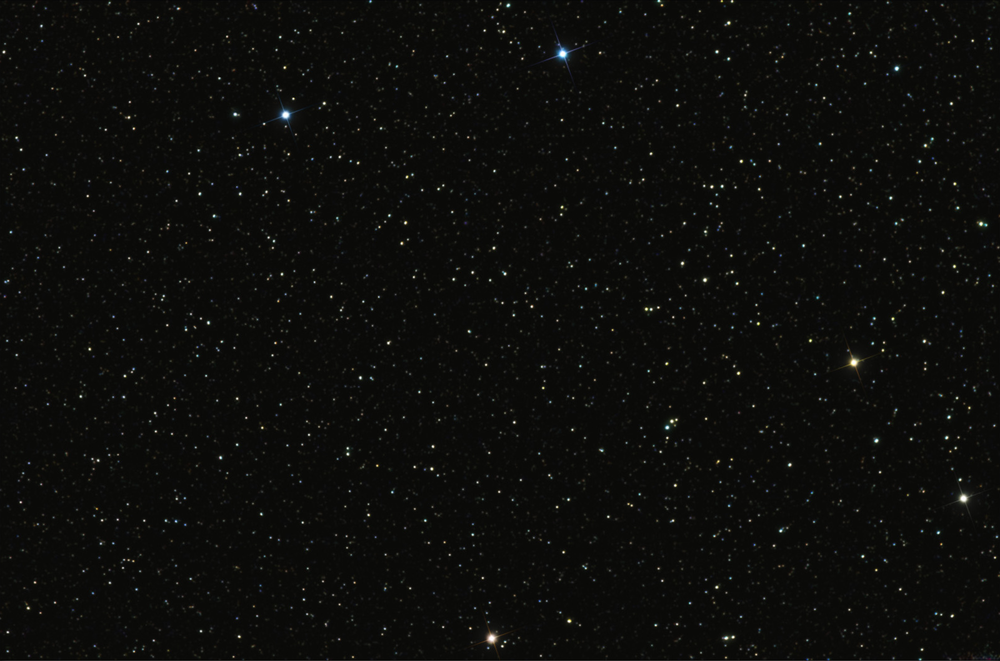
//> input picture StarMap.png, 1000 x 661 px, shrunk from 1600 x 1057 before the run
$ ./CV_Eng_Space   (built with g++ and OpenCV 4)
//> lines starting //> are read from the running program, lines starting //| are printed output that depends on the picture; after the words box and inside, x2 and y2 are one past the last pixel; in counts of white or black regions, pixels touching at a corner belong together
#include <opencv2/core/core.hpp>
#include <opencv2/highgui/highgui.hpp>
#include <opencv2/imgproc.hpp>
#include <iostream>
#include <stdio.h>

using namespace cv;
using namespace std;

Mat image;
Mat temp;
Mat tempRotated;
Mat result;

const char* image_window = "Source Image";
const char* result_window = "Result window";

void matchMethod() {


	matchTemplate(image, temp, result, TM_CCOEFF_NORMED);


	double minVal; double maxVal; Point minLoc; Point maxLoc;
	Point matchLoc;

	minMaxLoc(result, &minVal, &maxVal, &minLoc, &maxLoc, Mat());

	matchLoc = maxLoc;

	cout << maxVal << endl;

	if (maxVal < 0.8) {

		rotate(temp, tempRotated, ROTATE_90_CLOCKWISE);
		temp = tempRotated;
		matchMethod();

	}

	else {

	cout << "Location of Template (4 points):" << endl;
	cout << "[" << matchLoc.x << "," << matchLoc.y << "]," << "[" << matchLoc.x + temp.cols << "," << matchLoc.y << "]" << endl;
	cout << "[" << matchLoc.x << "," << matchLoc.y + temp.rows << "]," << "[" << matchLoc.x + temp.cols << "," << matchLoc.y + temp.rows << "]" << endl;

	rectangle(image, matchLoc, Point(matchLoc.x + temp.cols, matchLoc.y + temp.rows), CV_RGB(0, 255, 0));

	imshow("Found it!", image);
	waitKey(0);

	}

}

int main()
{

	image = imread("StarMap.png");
//> image is the input picture: 661 rows x 1000 cols, CV_8UC3; mean B, G, R 11, 13.2, 13
	temp = imread("Small_area.png");
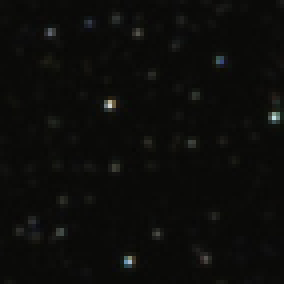
//> input picture Small_area.png, 71 x 71 px, shrunk from 114 x 114 before the run (shown 4 times larger)
//> temp is the input picture: 71 rows x 71 cols, CV_8UC3; mean B, G, R 10.6, 12.6, 12.5

	imshow("Image", image);
	waitKey(0);


	matchMethod();
//> in matchMethod, `matchTemplate(image, temp, result, TM_CCOEFF_NORMED);`:
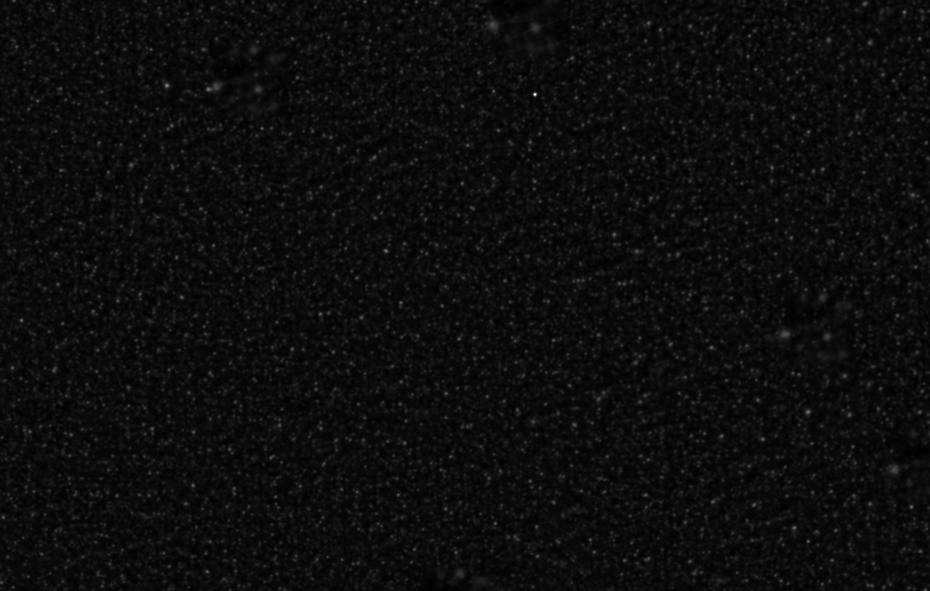
//> result: 591 rows x 930 cols, CV_32FC1; min -0.05, max 0.903, mean -5.01e-05; drawn with min black and max white
//> in matchMethod, `minMaxLoc(result, &minVal, &maxVal, &minLoc, &maxLoc, Mat());`: minVal = -0.05; maxVal = 0.903; minLoc = Point(443, 590); maxLoc = Point(535, 94)
//| 0.903265
//| [535,94],[606,94]
//| [535,165],[606,165]
//> in matchMethod, `rectangle(image, matchLoc, Point(matchLoc.x + temp.cols, matchLoc.y + ..`:
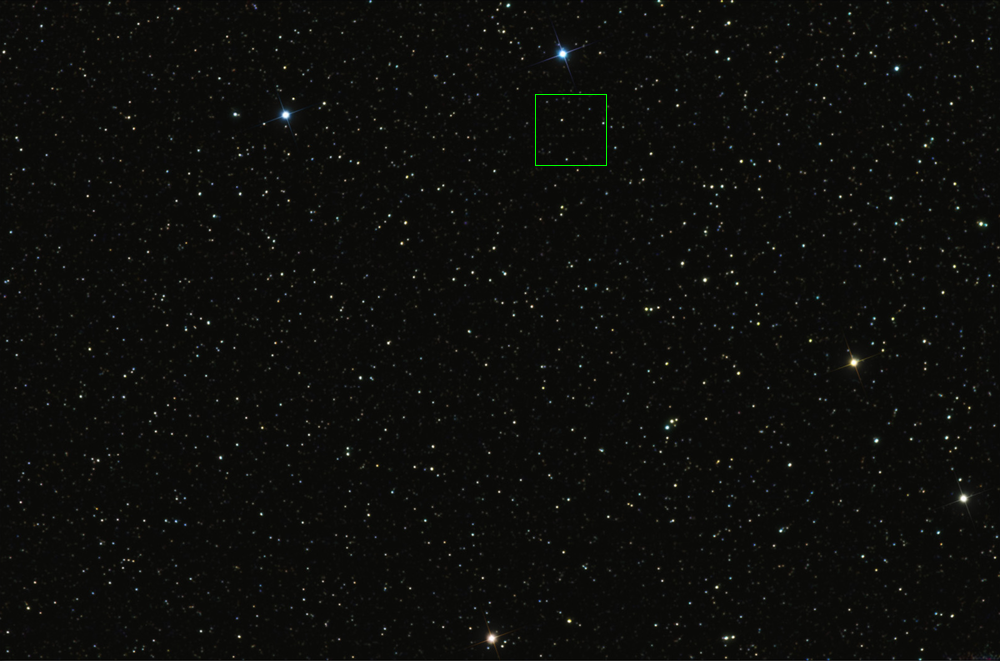
//> image: 661 rows x 1000 cols, CV_8UC3; 284 pixels changed, all inside (x1, y1, x2, y2) = (535, 94, 607, 166)


	system("pause");
	return 0;

}
